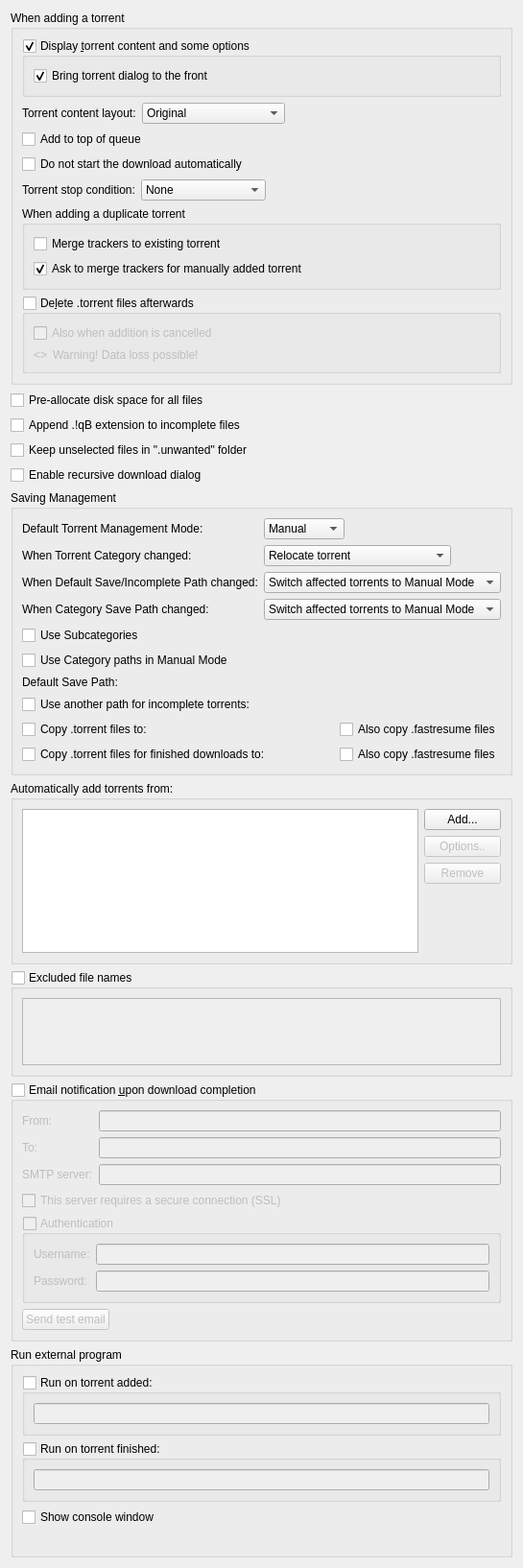
          <widget class="QWidget" name="scrollAreaWidgetContents_2">
           <property name="geometry">
            <rect>
             <x>0</x>
             <y>0</y>
             <width>539</width>
             <height>1457</height>
            </rect>
           </property>
           <layout class="QVBoxLayout" name="verticalLayout">
            <item>
             <widget class="QGroupBox" name="torrentAdditionBox">
              <property name="title">
               <string>When adding a torrent</string>
              </property>
              <layout class="QVBoxLayout" name="torrentAdditionBoxLayout">
               <item>
                <widget class="QGroupBox" name="checkAdditionDialog">
                 <property name="title">
                  <string>Display &amp;torrent content and some options</string>
                 </property>
                 <property name="checkable">
                  <bool>true</bool>
                 </property>
                 <layout class="QVBoxLayout" name="verticalLayout_18">
                  <item>
                   <widget class="QCheckBox" name="checkAdditionDialogFront">
                    <property name="text">
                     <string>Bring torrent dialog to the front</string>
                    </property>
                    <property name="checked">
                     <bool>true</bool>
                    </property>
                   </widget>
                  </item>
                 </layout>
                </widget>
               </item>
               <item>
                <layout class="QHBoxLayout" name="horizontalLayout_19">
                 <item>
                  <widget class="QLabel" name="contentLayoutLabel">
                   <property name="text">
                    <string>Torrent content layout:</string>
                   </property>
                  </widget>
                 </item>
                 <item>
                  <widget class="QComboBox" name="contentLayoutComboBox">
                   <property name="currentIndex">
                    <number>0</number>
                   </property>
                   <item>
                    <property name="text">
                     <string>Original</string>
                    </property>
                   </item>
                   <item>
                    <property name="text">
                     <string>Create subfolder</string>
                    </property>
                   </item>
                   <item>
                    <property name="text">
                     <string>Don't create subfolder</string>
                    </property>
                   </item>
                  </widget>
                 </item>
                 <item>
                  <spacer name="horizontalSpacer_20">
                   <property name="orientation">
                    <enum>Qt::Orientation::Horizontal</enum>
                   </property>
                   <property name="sizeHint" stdset="0">
                    <size>
                     <width>40</width>
                     <height>20</height>
                    </size>
                   </property>
                  </spacer>
                 </item>
                </layout>
               </item>
               <item>
                <widget class="QCheckBox" name="checkAddToQueueTop">
                 <property name="toolTip">
                  <string>The torrent will be added to the top of the download queue</string>
                 </property>
                 <property name="text">
                  <string extracomment="The torrent will be added to the top of the download queue">Add to top of queue</string>
                 </property>
                </widget>
               </item>
               <item>
                <widget class="QCheckBox" name="checkAddStopped">
                 <property name="toolTip">
                  <string>The torrent will be added to download list in a stopped state</string>
                 </property>
                 <property name="text">
                  <string extracomment="The torrent will be added to download list in a stopped state">Do not start the download automatically</string>
                 </property>
                </widget>
               </item>
               <item>
                <layout class="QHBoxLayout" name="stopConditionLayout">
                 <item>
                  <widget class="QLabel" name="stopConditionLabel">
                   <property name="text">
                    <string>Torrent stop condition:</string>
                   </property>
                  </widget>
                 </item>
                 <item>
                  <widget class="QComboBox" name="stopConditionComboBox">
                   <property name="currentIndex">
                    <number>0</number>
                   </property>
                   <item>
                    <property name="text">
                     <string>None</string>
                    </property>
                   </item>
                   <item>
                    <property name="text">
                     <string>Metadata received</string>
                    </property>
                   </item>
                   <item>
                    <property name="text">
                     <string>Files checked</string>
                    </property>
                   </item>
                  </widget>
                 </item>
                 <item>
                  <spacer name="stopConditionSpacer">
                   <property name="orientation">
                    <enum>Qt::Orientation::Horizontal</enum>
                   </property>
                   <property name="sizeHint" stdset="0">
                    <size>
                     <width>40</width>
                     <height>20</height>
                    </size>
                   </property>
                  </spacer>
                 </item>
                </layout>
               </item>
               <item>
                <widget class="QGroupBox" name="duplicateTorrentGroup">
                 <property name="title">
                  <string>When adding a duplicate torrent</string>
                 </property>
                 <layout class="QVBoxLayout" name="duplicateTorrentBoxLayout">
                  <item>
                   <widget class="QCheckBox" name="checkMergeTrackers">
                    <property name="text">
                     <string>Merge trackers to existing torrent</string>
                    </property>
                    <property name="checked">
                     <bool>false</bool>
                    </property>
                   </widget>
                  </item>
                  <item>
                   <widget class="QCheckBox" name="checkConfirmMergeTrackers">
                    <property name="text">
                     <string>Ask to merge trackers for manually added torrent</string>
                    </property>
                    <property name="checked">
                     <bool>true</bool>
                    </property>
                   </widget>
                  </item>
                 </layout>
                </widget>
               </item>
               <item>
                <widget class="QGroupBox" name="deleteTorrentBox">
                 <property name="toolTip">
                  <string>Whether the .torrent file should be deleted after adding it</string>
                 </property>
                 <property name="title">
                  <string>De&amp;lete .torrent files afterwards </string>
                 </property>
                 <property name="checkable">
                  <bool>true</bool>
                 </property>
                 <property name="checked">
                  <bool>false</bool>
                 </property>
                 <layout class="QVBoxLayout" name="deleteTorrentBoxLayout">
                  <item>
                   <widget class="QCheckBox" name="deleteCancelledTorrentBox">
                    <property name="toolTip">
                     <string>Also delete .torrent files whose addition was cancelled</string>
                    </property>
                    <property name="text">
                     <string>Also when addition is cancelled</string>
                    </property>
                   </widget>
                  </item>
                  <item>
                   <layout class="QHBoxLayout" name="deleteTorrentWarningLayout">
                    <item>
                     <widget class="QLabel" name="deleteTorrentWarningIcon">
                      <property name="sizePolicy">
                       <sizepolicy hsizetype="Fixed" vsizetype="Preferred">
                        <horstretch>0</horstretch>
                        <verstretch>0</verstretch>
                       </sizepolicy>
                      </property>
                      <property name="text">
                       <string notr="true">&lt;&gt;</string>
                      </property>
                     </widget>
                    </item>
                    <item>
                     <widget class="QLabel" name="deleteTorrentWarningLabel">
                      <property name="text">
                       <string>Warning! Data loss possible!</string>
                      </property>
                     </widget>
                    </item>
                   </layout>
                  </item>
                 </layout>
                </widget>
               </item>
              </layout>
             </widget>
            </item>
            <item>
             <widget class="QCheckBox" name="checkPreallocateAll">
              <property name="toolTip">
               <string>Allocate full file sizes on disk before starting downloads, to minimize fragmentation. Only useful for HDDs.</string>
              </property>
              <property name="text">
               <string>Pre-allocate disk space for all files</string>
              </property>
             </widget>
            </item>
            <item>
             <widget class="QCheckBox" name="checkAppendqB">
              <property name="text">
               <string>Append .!qB extension to incomplete files</string>
              </property>
             </widget>
            </item>
            <item>
             <widget class="QCheckBox" name="checkUnwantedFolder">
              <property name="text">
               <string>Keep unselected files in &quot;.unwanted&quot; folder</string>
              </property>
             </widget>
            </item>
            <item>
             <widget class="QCheckBox" name="checkRecursiveDownload">
              <property name="toolTip">
               <string>When a torrent is downloaded, offer to add torrents from any .torrent files found inside it</string>
              </property>
              <property name="text">
               <string>Enable recursive download dialog</string>
              </property>
             </widget>
            </item>
            <item>
             <widget class="QGroupBox" name="groupSavingManagement">
              <property name="title">
               <string>Saving Management</string>
              </property>
              <layout class="QVBoxLayout" name="groupSavingManagementLayout">
               <item>
                <layout class="QGridLayout" name="gridLayout_3">
                 <item row="0" column="0">
                  <widget class="QLabel" name="label_40">
                   <property name="text">
                    <string>Default Torrent Management Mode:</string>
                   </property>
                  </widget>
                 </item>
                 <item row="0" column="1">
                  <layout class="QHBoxLayout" name="horizontalLayout_70">
                   <property name="spacing">
                    <number>10</number>
                   </property>
                   <item>
                    <widget class="QComboBox" name="comboSavingMode">
                     <property name="toolTip">
                      <string>Automatic: Various torrent properties (e.g. save path) will be decided by the associated category
Manual: Various torrent properties (e.g. save path) must be assigned manually</string>
                     </property>
                     <item>
                      <property name="text">
                       <string>Manual</string>
                      </property>
                     </item>
                     <item>
                      <property name="text">
                       <string>Automatic</string>
                      </property>
                     </item>
                    </widget>
                   </item>
                   <item>
                    <spacer name="horizontalSpacer_160">
                     <property name="orientation">
                      <enum>Qt::Orientation::Horizontal</enum>
                     </property>
                     <property name="sizeHint" stdset="0">
                      <size>
                       <width>40</width>
                       <height>20</height>
                      </size>
                     </property>
                    </spacer>
                   </item>
                  </layout>
                 </item>
                 <item row="1" column="0">
                  <widget class="QLabel" name="labelTorrentCategoryChanged">
                   <property name="text">
                    <string>When Torrent Category changed:</string>
                   </property>
                  </widget>
                 </item>
                 <item row="1" column="1">
                  <layout class="QHBoxLayout" name="horizontalLayout_14">
                   <item>
                    <widget class="QComboBox" name="comboTorrentCategoryChanged">
                     <item>
                      <property name="text">
                       <string>Relocate torrent</string>
                      </property>
                     </item>
                     <item>
                      <property name="text">
                       <string>Switch torrent to Manual Mode</string>
                      </property>
                     </item>
                    </widget>
                   </item>
                   <item>
                    <spacer name="horizontalSpacer_17">
                     <property name="orientation">
                      <enum>Qt::Orientation::Horizontal</enum>
                     </property>
                     <property name="sizeHint" stdset="0">
                      <size>
                       <width>40</width>
                       <height>20</height>
                      </size>
                     </property>
                    </spacer>
                   </item>
                  </layout>
                 </item>
                 <item row="2" column="0">
                  <widget class="QLabel" name="labelCategoryDefaultPathChanged">
                   <property name="text">
                    <string>When Default Save/Incomplete Path changed:</string>
                   </property>
                  </widget>
                 </item>
                 <item row="2" column="1">
                  <layout class="QHBoxLayout" name="horizontalLayout_15">
                   <item>
                    <widget class="QComboBox" name="comboCategoryDefaultPathChanged">
                     <property name="currentIndex">
                      <number>1</number>
                     </property>
                     <item>
                      <property name="text">
                       <string>Relocate affected torrents</string>
                      </property>
                     </item>
                     <item>
                      <property name="text">
                       <string>Switch affected torrents to Manual Mode</string>
                      </property>
                     </item>
                    </widget>
                   </item>
                   <item>
                    <spacer name="horizontalSpacer_18">
                     <property name="orientation">
                      <enum>Qt::Orientation::Horizontal</enum>
                     </property>
                     <property name="sizeHint" stdset="0">
                      <size>
                       <width>40</width>
                       <height>20</height>
                      </size>
                     </property>
                    </spacer>
                   </item>
                  </layout>
                 </item>
                 <item row="3" column="0">
                  <widget class="QLabel" name="labelCategoryChanged">
                   <property name="text">
                    <string>When Category Save Path changed:</string>
                   </property>
                  </widget>
                 </item>
                 <item row="3" column="1">
                  <layout class="QHBoxLayout" name="horizontalLayout_17">
                   <item>
                    <widget class="QComboBox" name="comboCategoryChanged">
                     <property name="currentIndex">
                      <number>1</number>
                     </property>
                     <item>
                      <property name="text">
                       <string>Relocate affected torrents</string>
                      </property>
                     </item>
                     <item>
                      <property name="text">
                       <string>Switch affected torrents to Manual Mode</string>
                      </property>
                     </item>
                    </widget>
                   </item>
                   <item>
                    <spacer name="horizontalSpacer_19">
                     <property name="orientation">
                      <enum>Qt::Orientation::Horizontal</enum>
                     </property>
                     <property name="sizeHint" stdset="0">
                      <size>
                       <width>40</width>
                       <height>20</height>
                      </size>
                     </property>
                    </spacer>
                   </item>
                  </layout>
                 </item>
                </layout>
               </item>
               <item>
                <widget class="QCheckBox" name="checkUseSubcategories">
                 <property name="text">
                  <string>Use Subcategories</string>
                 </property>
                </widget>
               </item>
               <item>
                <widget class="QCheckBox" name="checkUseCategoryPaths">
                 <property name="toolTip">
                  <string>Resolve relative Save Path against appropriate Category path instead of Default one</string>
                 </property>
                 <property name="text">
                  <string>Use Category paths in Manual Mode</string>
                 </property>
                </widget>
               </item>
               <item>
                <layout class="QGridLayout" name="gridLayout_4">
                 <item row="0" column="0">
                  <widget class="QLabel" name="labelSavePath">
                   <property name="text">
                    <string>Default Save Path:</string>
                   </property>
                  </widget>
                 </item>
                 <item row="0" column="1">
                  <widget class="FileSystemPathLineEdit" name="textSavePath" native="true"/>
                 </item>
                 <item row="1" column="0">
                  <widget class="QCheckBox" name="checkUseDownloadPath">
                   <property name="text">
                    <string>Use another path for incomplete torrents:</string>
                   </property>
                  </widget>
                 </item>
                 <item row="1" column="1">
                  <widget class="FileSystemPathLineEdit" name="textDownloadPath" native="true"/>
                 </item>
                 <item row="2" column="0">
                  <widget class="QCheckBox" name="checkExportDir">
                   <property name="text">
                    <string>Copy .torrent files to:</string>
                   </property>
                  </widget>
                 </item>
                 <item row="2" column="1">
                  <widget class="FileSystemPathLineEdit" name="textExportDir" native="true"/>
                 </item>
                 <item row="2" column="2">
                  <widget class="QCheckBox" name="checkExportFastresumeDir">
                   <property name="text">
                    <string>Also copy .fastresume files</string>
                   </property>
                  </widget>
                 </item>
                 <item row="3" column="0">
                  <widget class="QCheckBox" name="checkExportDirFin">
                   <property name="text">
                    <string>Copy .torrent files for finished downloads to:</string>
                   </property>
                  </widget>
                 </item>
                 <item row="3" column="1">
                  <widget class="FileSystemPathLineEdit" name="textExportDirFin" native="true"/>
                 </item>
                 <item row="3" column="2">
                  <widget class="QCheckBox" name="checkExportFastresumeDirFin">
                   <property name="text">
                    <string>Also copy .fastresume files</string>
                   </property>
                  </widget>
                 </item>
                </layout>
               </item>
              </layout>
             </widget>
            </item>
            <item>
             <widget class="QGroupBox" name="groupBox_2">
              <property name="title">
               <string>Automatically add torrents from:</string>
              </property>
              <layout class="QVBoxLayout" name="verticalLayout_38">
               <item>
                <layout class="QHBoxLayout" name="horizontalLayout_16">
                 <item>
                  <widget class="QTreeView" name="scanFoldersView">
                   <property name="sizePolicy">
                    <sizepolicy hsizetype="Expanding" vsizetype="Expanding">
                     <horstretch>0</horstretch>
                     <verstretch>1</verstretch>
                    </sizepolicy>
                   </property>
                   <property name="minimumSize">
                    <size>
                     <width>250</width>
                     <height>150</height>
                    </size>
                   </property>
                   <property name="editTriggers">
                    <set>QAbstractItemView::EditTrigger::AllEditTriggers</set>
                   </property>
                   <property name="selectionMode">
                    <enum>QAbstractItemView::SelectionMode::SingleSelection</enum>
                   </property>
                   <property name="selectionBehavior">
                    <enum>QAbstractItemView::SelectionBehavior::SelectRows</enum>
                   </property>
                   <property name="textElideMode">
                    <enum>Qt::TextElideMode::ElideNone</enum>
                   </property>
                   <property name="rootIsDecorated">
                    <bool>false</bool>
                   </property>
                   <attribute name="headerDefaultSectionSize">
                    <number>80</number>
                   </attribute>
                   <attribute name="headerStretchLastSection">
                    <bool>false</bool>
                   </attribute>
                  </widget>
                 </item>
                 <item>
                  <layout class="QVBoxLayout" name="verticalLayout_37">
                   <item>
                    <widget class="QPushButton" name="addWatchedFolderButton">
                     <property name="text">
                      <string>Add...</string>
                     </property>
                    </widget>
                   </item>
                   <item>
                    <widget class="QPushButton" name="editWatchedFolderButton">
                     <property name="enabled">
                      <bool>false</bool>
                     </property>
                     <property name="text">
                      <string>Options..</string>
                     </property>
                    </widget>
                   </item>
                   <item>
                    <widget class="QPushButton" name="removeWatchedFolderButton">
                     <property name="enabled">
                      <bool>false</bool>
                     </property>
                     <property name="text">
                      <string>Remove</string>
                     </property>
                    </widget>
                   </item>
                   <item>
                    <spacer name="verticalSpacer_6">
                     <property name="orientation">
                      <enum>Qt::Orientation::Vertical</enum>
                     </property>
                     <property name="sizeHint" stdset="0">
                      <size>
                       <width>20</width>
                       <height>40</height>
                      </size>
                     </property>
                    </spacer>
                   </item>
                  </layout>
                 </item>
                </layout>
               </item>
              </layout>
             </widget>
            </item>
            <item>
             <widget class="QGroupBox" name="groupExcludedFileNames">
              <property name="title">
               <string>Excluded file names</string>
              </property>
              <property name="checkable">
               <bool>true</bool>
              </property>
              <property name="checked">
               <bool>false</bool>
              </property>
              <layout class="QVBoxLayout" name="verticalLayout_311">
               <item>
                <widget class="QPlainTextEdit" name="textExcludedFileNames">
                 <property name="toolTip">
                  <string>Blacklist filtered file names from being downloaded from torrent(s).
Files matching any of the filters in this list will have their priority automatically set to &quot;Do not download&quot;.

Use newlines to separate multiple entries. Can use wildcards as outlined below.
*: matches zero or more of any characters.
?: matches any single character.
[...]: sets of characters can be represented in square brackets.

Examples
*.exe: filter '.exe' file extension.
readme.txt: filter exact file name.
?.txt: filter 'a.txt', 'b.txt' but not 'aa.txt'.
readme[0-9].txt: filter 'readme1.txt', 'readme2.txt' but not 'readme10.txt'.</string>
                 </property>
                 <property name="tabChangesFocus">
                  <bool>true</bool>
                 </property>
                 <property name="lineWrapMode">
                  <enum>QPlainTextEdit::LineWrapMode::NoWrap</enum>
                 </property>
                </widget>
               </item>
              </layout>
             </widget>
            </item>
            <item>
             <widget class="QGroupBox" name="groupMailNotification">
              <property name="title">
               <string>Email notification &amp;upon download completion</string>
              </property>
              <property name="checkable">
               <bool>true</bool>
              </property>
              <property name="checked">
               <bool>false</bool>
              </property>
              <layout class="QVBoxLayout" name="verticalLayout_171">
               <item>
                <layout class="QGridLayout" name="gridLayout_9">
                 <item row="0" column="0">
                  <widget class="QLabel" name="label_25">
                   <property name="toolTip">
                    <string>Sender</string>
                   </property>
                   <property name="text">
                    <string comment="From sender">From:</string>
                   </property>
                  </widget>
                 </item>
                 <item row="0" column="1">
                  <widget class="QLineEdit" name="senderEmailTxt"/>
                 </item>
                 <item row="1" column="0">
                  <widget class="QLabel" name="label_2">
                   <property name="toolTip">
                    <string>Receiver</string>
                   </property>
                   <property name="text">
                    <string comment="To receiver">To:</string>
                   </property>
                  </widget>
                 </item>
                 <item row="1" column="1">
                  <widget class="QLineEdit" name="lineEditDestEmail"/>
                 </item>
                 <item row="2" column="0">
                  <widget class="QLabel" name="label_3">
                   <property name="text">
                    <string>SMTP server:</string>
                   </property>
                  </widget>
                 </item>
                 <item row="2" column="1">
                  <widget class="QLineEdit" name="lineEditSmtpServer"/>
                 </item>
                </layout>
               </item>
               <item>
                <widget class="QCheckBox" name="checkSmtpSSL">
                 <property name="text">
                  <string>This server requires a secure connection (SSL)</string>
                 </property>
                </widget>
               </item>
               <item>
                <widget class="QGroupBox" name="groupMailNotifAuth">
                 <property name="title">
                  <string>Authentication</string>
                 </property>
                 <property name="checkable">
                  <bool>true</bool>
                 </property>
                 <property name="checked">
                  <bool>false</bool>
                 </property>
                 <layout class="QFormLayout" name="formLayout_2">
                  <item row="0" column="0">
                   <widget class="QLabel" name="label_7">
                    <property name="text">
                     <string>Username:</string>
                    </property>
                   </widget>
                  </item>
                  <item row="0" column="1">
                   <widget class="QLineEdit" name="mailNotifUsername"/>
                  </item>
                  <item row="1" column="0">
                   <widget class="QLabel" name="label_8">
                    <property name="text">
                     <string>Password:</string>
                    </property>
                   </widget>
                  </item>
                  <item row="1" column="1">
                   <widget class="QLineEdit" name="mailNotifPassword">
                    <property name="echoMode">
                     <enum>QLineEdit::EchoMode::Password</enum>
                    </property>
                   </widget>
                  </item>
                 </layout>
                </widget>
               </item>
               <item>
                <widget class="QPushButton" name="sendTestEmail">
                 <property name="sizePolicy">
                  <sizepolicy hsizetype="Fixed" vsizetype="Fixed">
                   <horstretch>0</horstretch>
                   <verstretch>0</verstretch>
                  </sizepolicy>
                 </property>
                 <property name="text">
                  <string>Send test email</string>
                 </property>
                </widget>
               </item>
              </layout>
             </widget>
            </item>
            <item>
             <widget class="QGroupBox" name="autoRunBox">
              <property name="title">
               <string>Run external program</string>
              </property>
              <layout class="QVBoxLayout" name="verticalLayout_19">
               <item>
                <widget class="QGroupBox" name="groupBoxRunOnAdded">
                 <property name="title">
                  <string>Run on torrent added:</string>
                 </property>
                 <property name="checkable">
                  <bool>true</bool>
                 </property>
                 <property name="checked">
                  <bool>false</bool>
                 </property>
                 <layout class="QVBoxLayout" name="verticalLayout_39">
                  <item>
                   <widget class="QLineEdit" name="lineEditRunOnAdded"/>
                  </item>
                 </layout>
                </widget>
               </item>
               <item>
                <widget class="QGroupBox" name="groupBoxRunOnFinished">
                 <property name="title">
                  <string>Run on torrent finished:</string>
                 </property>
                 <property name="checkable">
                  <bool>true</bool>
                 </property>
                 <property name="checked">
                  <bool>false</bool>
                 </property>
                 <layout class="QVBoxLayout" name="verticalLayout_36">
                  <item>
                   <widget class="QLineEdit" name="lineEditRunOnFinished"/>
                  </item>
                 </layout>
                </widget>
               </item>
               <item>
                <widget class="QCheckBox" name="autoRunConsole">
                 <property name="text">
                  <string>Show console window</string>
                 </property>
                </widget>
               </item>
               <item>
                <widget class="QLabel" name="labelAutoRunParam">
                 <property name="wordWrap">
                  <bool>true</bool>
                 </property>
                </widget>
               </item>
              </layout>
             </widget>
            </item>
           </layout>
          </widget>
